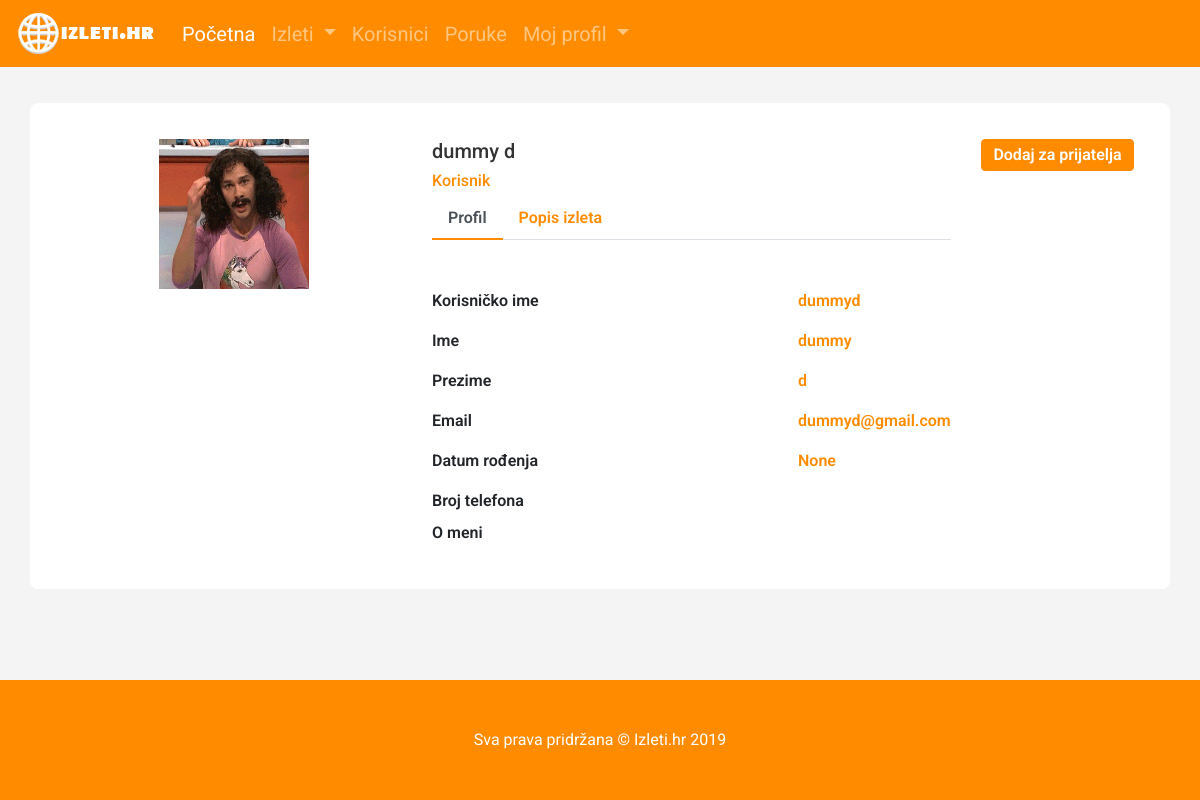
The page /user/dummyd (signed in) on the database its author committed.
### app/models.py (models this page shows, shortened)
class User(UserMixin, db.Model):
    id=db.Column(db.Integer,primary_key=True)
    username=db.Column(db.String(64), index=True, unique=True)
    email=db.Column(db.String(120), index=True, unique=True)
    password_hash=db.Column(db.String(128))
    ime=db.Column(db.String(50))
    prezime=db.Column(db.String(64))
    datum_rodjenja=db.Column(db.Date, nullable=True)
    broj_telefona=db.Column(db.String(20), nullable=True)
    o_meni=db.Column(db.String(400), nullable=True)
    profilna_slika=db.Column(db.String(300), default='korisnik.jpg')
    izleti = db.relationship('Izlet', backref='creator', lazy='dynamic')
    befriended=db.relationship(
        'User',secondary=friends,
        primaryjoin=(friends.c.befriender_id==id),
        secondaryjoin=(friends.c.befriended_id==id),
        backref=db.backref('friends',lazy='dynamic'),lazy='dynamic')
    def is_friends(self, user):
        return self.befriended.filter(
            friends.c.befriended_id == user.id).count() > 0

### app/routes.py (the view)
@app.route('/user/<username>')
@login_required
def user(username):
    user = User.query.filter_by(username=username).first_or_404()
    izleti=Izlet.query.filter(Izlet.creator_id==user.id)
    return render_template('user.html', user=user, izleti=izleti)

### app/models.py (called while the page is built)
@login.user_loader
def load_user(id):
    return User.query.get(int(id))

### app/templates/user.html (shortened to what this page needs)
{% extends "base.html" %}
{% block content %}
<div class="container emp-profile">
            <form method="post">
                <div class="row">
                    <div class="col-md-4">
                        <div class="profile-img">
                            {% if user.profilna_slika %}
                                <img style="height:150px;width:150px" src="{{ url_for('static', filename='img/' + user.profilna_slika) }}" />
                                {% else %}
                                <img  style="height:150px;width:150px" src="{{ url_for('static', filename='img/korisnik.jpg') }}" />
                                {% endif %}
                        </div>
                    </div>
                    <div class="col-md-6">
                        <div class="profile-head">
                                    <h5>
                                        {{user.ime}} {{user.prezime}}
                                    </h5>
                                    <h6>
                                        Korisnik
                                    </h6>
                            <ul class="nav nav-tabs" id="myTab" role="tablist">
                                <li class="nav-item">
                                    <a class="nav-link active" id="home-tab" data-toggle="tab" href="#home" role="tab" aria-controls="home" aria-selected="true">Profil</a>
                                </li>
                                <li class="nav-item">
                                    <a class="nav-link" id="profile-tab" data-toggle="tab" href="#profile" role="tab" aria-controls="profile" aria-selected="false">Popis izleta</a>
                                </li>
                            </ul>
                        </div>
                    </div>
                    <div class="col-md-2">
                        {% if user == current_user %}
                        <p><a class="btn btn-primary" href="{{ url_for('edit_profile') }}">Uredi profil</a></p>
                            {% elif not current_user.is_friends(user) %}
                        <p><a class="btn btn-primary" href="{{ url_for('befriend', username=user.username) }}">Dodaj za prijatelja</a></p>
                            {% else %}
                        <p><a  class="btn btn-primary" href="{{ url_for('unfriend', username=user.username) }}">Prekini prijateljstvo</a></p>
                            {% endif %}
                    </div>
                </div>
                <div class="row">
                    <div class="col-md-4">
                    </div>
                    <div class="col-md-8">
                        <div class="tab-content profile-tab" id="myTabContent">
                            <div class="tab-pane fade show active" id="home" role="tabpanel" aria-labelledby="home-tab">
                                        <div class="row">
                                            <div class="col-md-6">
                                                <label>Korisničko ime</label>
                                            </div>
                                            <div class="col-md-6">
                                                <p>{{user.username}}</p>
                                            </div>
                                        </div>
                                        <div class="row">
                                            <div class="col-md-6">
                                                <label>Ime</label>
                                            </div>
                                            <div class="col-md-6">
                                                <p>{{user.ime}}</p>
                                            </div>
                                        </div>
                                        <div class="row">
                                            <div class="col-md-6">
                                                <label>Prezime</label>
                                            </div>
                                            <div class="col-md-6">
                                                <p>{{user.prezime}}</p>
                                            </div>
                                        </div>
                                        <div class="row">
                                            <div class="col-md-6">
                                                <label>Email</label>
                                            </div>
                                            <div class="col-md-6">
                                                <p>{{user.email}}</p>
                                            </div>
                                        </div>
                                        <div class="row">
                                            <div class="col-md-6">
                                                <label>Datum rođenja</label>
                                            </div>
                                            <div class="col-md-6">
                                                <p>{{user.datum_rodjenja}}</p>
                                            </div>
                                        </div>
                                        <div class="row">
                                            <div class="col-md-6">
                                                <label>Broj telefona</label>
                                            </div>
                                            <div class="col-md-6">
                                            </div>
                                        </div>
                                        <div class="row">
                                            <div class="col-md-6">
                                                <label>O meni</label>
                                            </div>
                                            <div class="col-md-6">
                                            </div>
                                        </div>
                            </div>
                        </div>
                    </div>
                </div>
            </form>
        </div>
        <div>
            <p>
                <br>
                <br>
                <br>
                <br>
            </p>
        </div>
<footer class="py-5 bg-dark fixed-bottom navbar-padded">
    <div class="container">
      <p class="m-0 text-center text-white">Sva prava pridržana  © Izleti.hr 2019</p>
    </div>
 </footer>
{% endblock %}

### app/static/style_index.css (style rules this page uses)
body { font-family: 'Roboto', sans-serif; background-color: #f4f4f4; }
a { color:#FF8C00; }
.bg-dark { background-color: #FF8C00 !important; }
.btn-primary { background-color:#FF8C00; border-color:#FF8C00; }
html { -webkit-box-sizing: border-box; -moz-box-sizing: border-box; box-sizing: border-box; }
*, *:before, *:after { -webkit-box-sizing: inherit; -moz-box-sizing: inherit; box-sizing: inherit; }
.emp-profile { padding: 3%; margin-top: 3%; margin-bottom: 3%; border-radius: 0.5rem; background: #fff; }
.profile-img { text-align: center; }
.profile-img img { width: 150px; height: 150px; }
.profile-head h5 { color: #333; }
.profile-head h6 { color: #FF8C00; }
.emp-profile .btn-primary { width: 100%; padding: 2%; font-weight: 600; cursor: pointer; }
.profile-head .nav-tabs { margin-bottom:5%; }
.profile-head .nav-tabs .nav-link { font-weight:600; border: none; }
.profile-head .nav-tabs .nav-link.active { border: none; border-bottom:2px solid #FF8C00; }
.profile-tab label { font-weight: 600; }
.profile-tab p { font-weight: 600; color: #FF8C00; }

### rows shown on the page
User: profilna_slika (picture), ime "dummy", prezime "d", username "dummyd", email "dummyd@gmail.com", datum_rodjenja "None"
